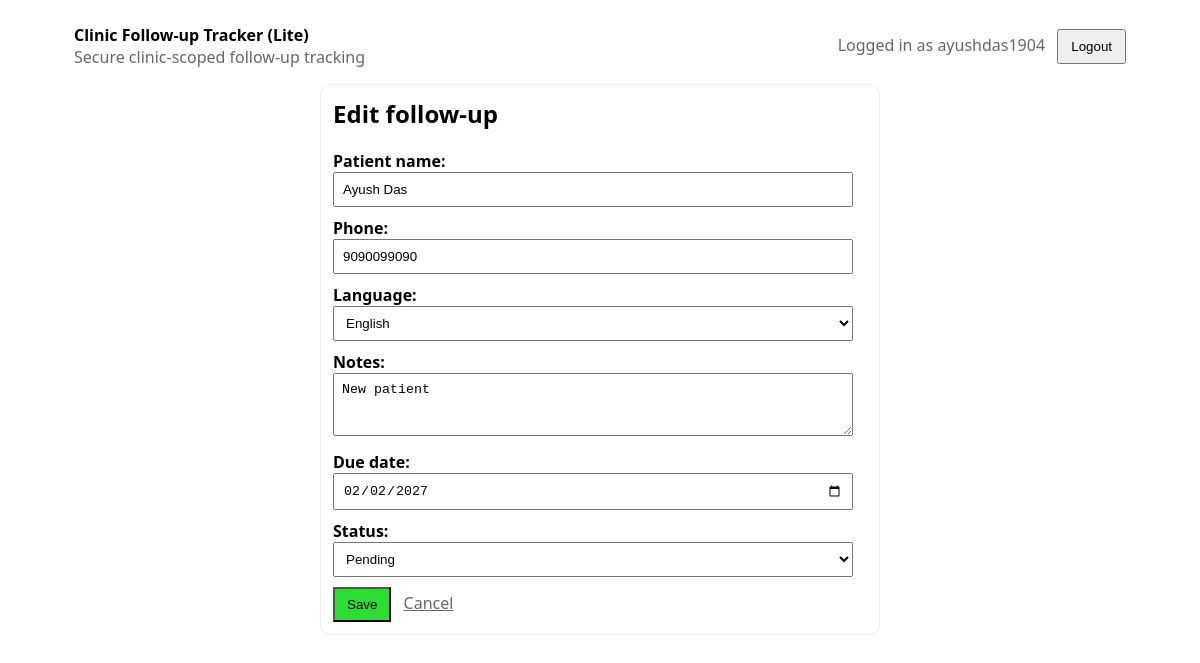
Screenshot of /followups/3/edit/ (signed in) with the database file from the repository.
### tracker/models.py (models this page shows, shortened)
class FollowUp(models.Model):
	class Language(models.TextChoices):
		EN = 'en', 'English'
		HI = 'hi', 'Hindi'
	class Status(models.TextChoices):
		PENDING = 'pending', 'Pending'
		DONE = 'done', 'Done'
	clinic = models.ForeignKey(Clinic, on_delete=models.PROTECT, related_name='followups')
	created_by = models.ForeignKey(
		settings.AUTH_USER_MODEL,
		on_delete=models.PROTECT,
		related_name='created_followups',
	)
	patient_name = models.CharField(max_length=255)
	phone = models.CharField(max_length=32)
	language = models.CharField(max_length=2, choices=Language.choices, default=Language.EN)
	notes = models.TextField(blank=True)
	due_date = models.DateField()
	status = models.CharField(max_length=10, choices=Status.choices, default=Status.PENDING)
	public_token = models.CharField(max_length=64, unique=True, editable=False)
	created_at = models.DateTimeField(auto_now_add=True)
	updated_at = models.DateTimeField(auto_now=True)

### tracker/views.py (the view)
# urls.py: path('followups/<int:pk>/edit/', views.followup_edit, name='followup_edit'),
@login_required
def followup_edit(request: HttpRequest, pk: int) -> HttpResponse:
	clinic_ctx = _get_user_clinic_context(request)
	followup = get_object_or_404(FollowUp, pk=pk, clinic_id=clinic_ctx.clinic_id)
	if request.method == 'POST':
		form = FollowUpForm(request.POST, instance=followup)
		if form.is_valid():
			form.save()
			messages.success(request, 'Follow-up updated.')
			return redirect('dashboard')
	else:
		form = FollowUpForm(instance=followup)
	return render(request, 'tracker/followup_form.html', {'form': form, 'mode': 'edit', 'followup': followup})

### tracker/forms.py (shortened to what this page needs)
class FollowUpForm(forms.ModelForm):
    class Meta:
        model = FollowUp
        fields = ['patient_name', 'phone', 'language', 'notes', 'due_date', 'status']
        widgets = {
            'due_date': forms.DateInput(attrs={'type': 'date'}),
            'notes': forms.Textarea(attrs={'rows': 3}),
        }

### tracker/views.py (called while the page is built)
def _get_user_clinic_context(request: HttpRequest) -> ClinicContext:
	try:
		profile: UserProfile = request.user.userprofile  # type: ignore[attr-defined]
	except Exception as exc:
		raise Http404('User profile/clinic not configured') from exc
	return ClinicContext(clinic_id=profile.clinic_id)

### tracker/templates/tracker/followup_form.html (shortened to what this page needs)
{% extends "base.html" %}
{% block content %}
  <div class="card card--center">
    <h2 style="margin-top: 0;">{% if mode == 'edit' %}Edit{% else %}Create{% endif %} follow-up</h2>
    <form method="post">
      {{ form.as_p }}
      <button style="background-color: rgb(45, 219, 53);" type="submit">Save</button>
      <a class="muted" href="{% url 'dashboard' %}" style="margin-left: 8px;">Cancel</a>
    </form>
  </div>
{% endblock %}

### templates/base.html (shortened to what this page needs)
<!doctype html>
<html lang="en">
  <head>
  </head>
  <body>
    <div class="container">
      <header>
        <div>
          <div><strong>Clinic Follow-up Tracker (Lite)</strong></div>
          <div class="muted">Secure clinic-scoped follow-up tracking</div>
        </div>
        <div>
          {% if user.is_authenticated %}
            <span class="muted">Logged in as {{ user.username }}</span>
            <form method="post" action="{% url 'logout' %}" style="display:inline; margin-left: 8px;">
              <button type="submit">Logout</button>
            </form>
          {% endif %}
        </div>
      </header>
      {% block content %}{% endblock %}
    </div>
  </body>
</html>

### templates/base.html (style rules this page uses)
* { box-sizing: border-box; }
body { font-family: system-ui, -apple-system, Segoe UI, Roboto, Helvetica, Arial, sans-serif; margin: 0; }
header { display: flex; justify-content: space-between; align-items: center; margin-bottom: 16px; }
.muted { color: #666; }
.container { max-width: 1100px; margin: 0 auto; padding: 24px; }
.card { border: 1px solid #eee; border-radius: 10px; padding: 12px; margin: 12px 0; }
.card--center { max-width: 560px; margin-left: auto; margin-right: auto; }
label { display: block; font-weight: 600; margin-top: 8px; }
input, select, textarea { width: min(520px, 100%); padding: 8px; }
button { padding: 8px 12px; cursor: pointer; }
form p { margin: 10px 0; }

### rows the page displays
FollowUp: patient_name "Ayush Das", phone "9090099090", language "English", notes "New patient", due_date "02/02/2027", status "Pending"

### other values shown
{{ user.username }} "ayushdas1904"
